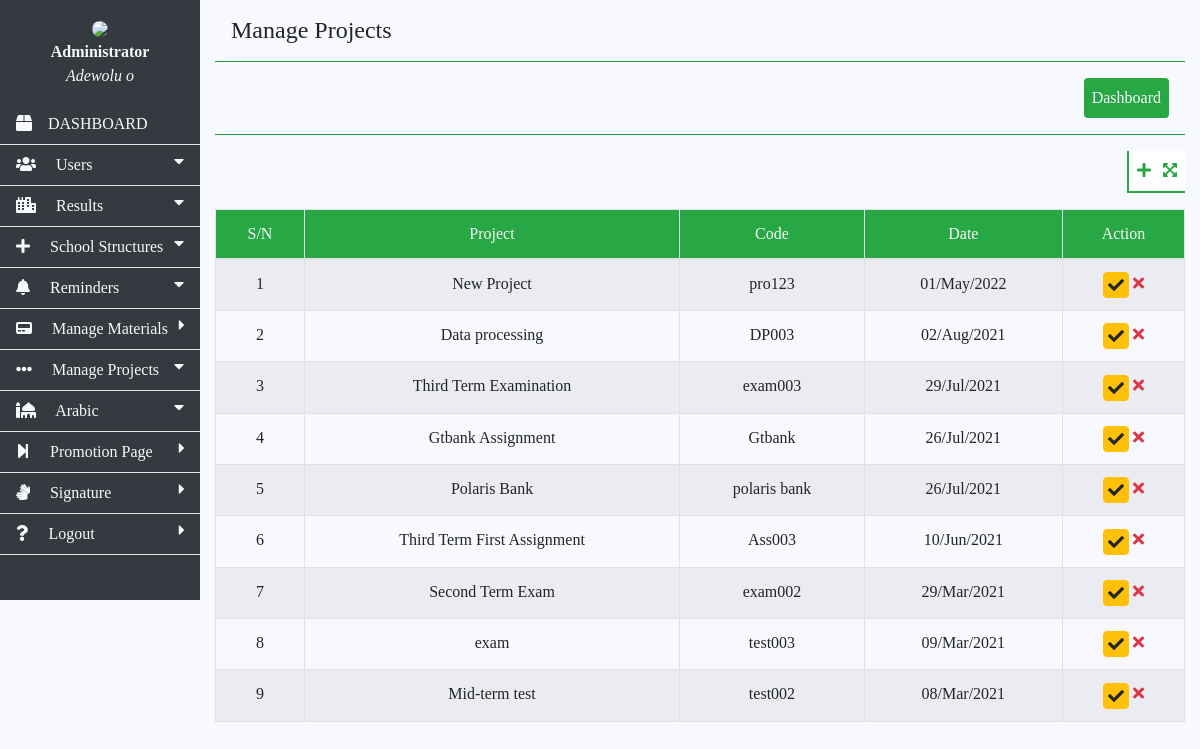
The app's page /admin/projects.php (signed in), older data.
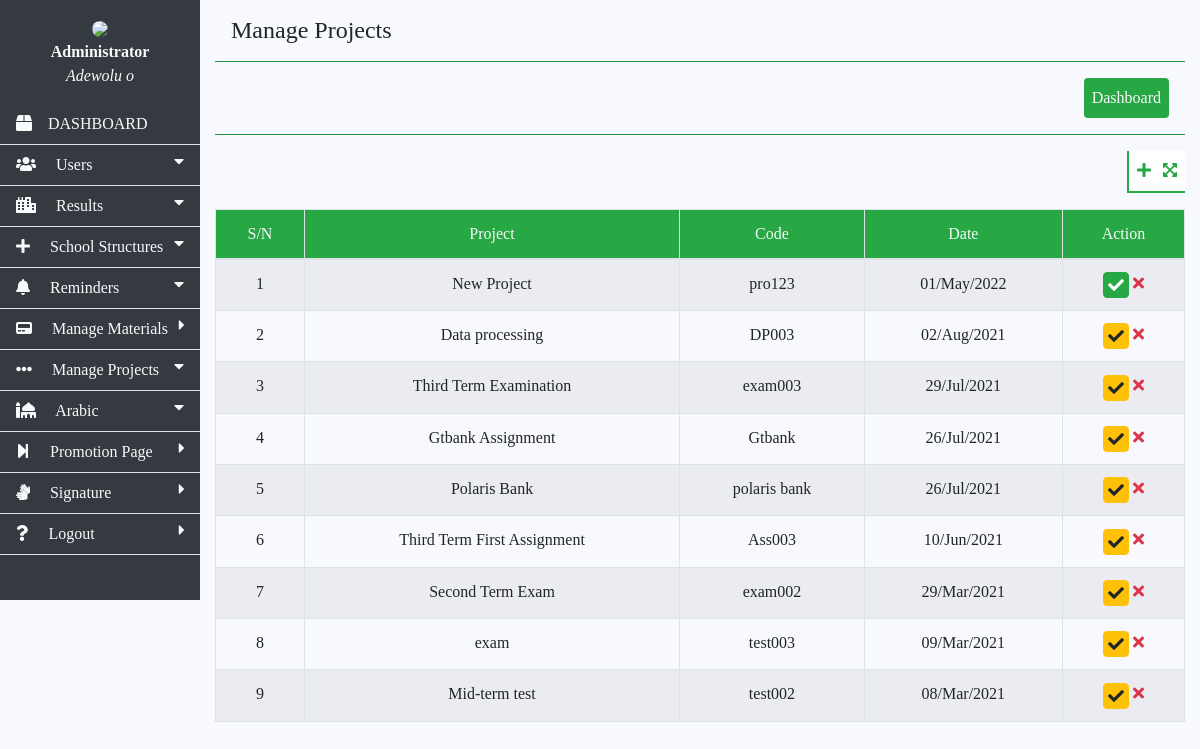
The same page, newer data.
### tables this page shows
CREATE TABLE `projects` (
  `id` int(10) NOT NULL,
  `project` varchar(255) NOT NULL,
  `code` varchar(255) NOT NULL,
  `status` int(10) NOT NULL DEFAULT 0,
  `date` varchar(255) NOT NULL
);

### admin/projects.php (the view, shortened to what this page needs)
<!DOCTYPE html>
<html>
<head>
	<?php include 'inc/link.php'; ?>
</head>
<body>
<div class="row ml-0 mr-0">
<?php include 'inc/sidebar.php'; ?>
<div class="col-md-10 ">
<h4 class="ml-3 mt-3">Manage Projects</h4>
<?php
include 'inc/hr.php';
?>
<span class="float-right mb-3 bot-left p-2 bg-white">
<a id="click" class="pointer text-success fas fa-plus mr-2" title="Add Project"></a>
<a href="projects" class="text-success fas fa-expand-arrows-alt" title="Refresh Page"></a>
</span>
<div class="clearfix"></div>
<table class="table table-striped table-bordered text-center">
<thead class="bg-success text-light">
<tr>
<td class="">S/N</td>
<td class="">Project</td>
<td class="">Code</td>
<td class="">Date</td>
<td class="">Action</td>
</tr>
</thead>
<tbody>
<?php
$sel = "SELECT * FROM projects ORDER BY id DESC";
$selt = mysqli_query($connect, $sel);
$n = 1;
while ($rw = mysqli_fetch_array($selt)) {
 ?>
<tr>
<td class=""><?php echo $n++; ?></td>
<td class=""><?php echo $rw['project']; ?></td>
<td class=""><?php echo $rw['code']; ?></td>
<td class=""><?php echo $rw['date']; ?></td>
<td class="">
<a href="approve?approve_proj=<?php echo $rw['id']; ?>" title="<?php if($rw['status'] == 1){echo "click to Unapprove";}else{echo "Click to Approve";} ?>"><button class="fas fa-check btn p-1
		<?php if($rw['status'] == 1){echo "btn-success";}else{echo "btn-warning";} ?>"></button></a>
<span title="Delete" id="del<?php echo $rw['id']; ?>" class="fas fa-times text-danger pointer"></span></td>
</tr>
<?php } ?>
</tbody>
</table>
</div>
</div>
</body>
</html>

Row changes from the older to the newer data that the page shows:
changed projects "New Project": status 0 → 1 (drawn)
